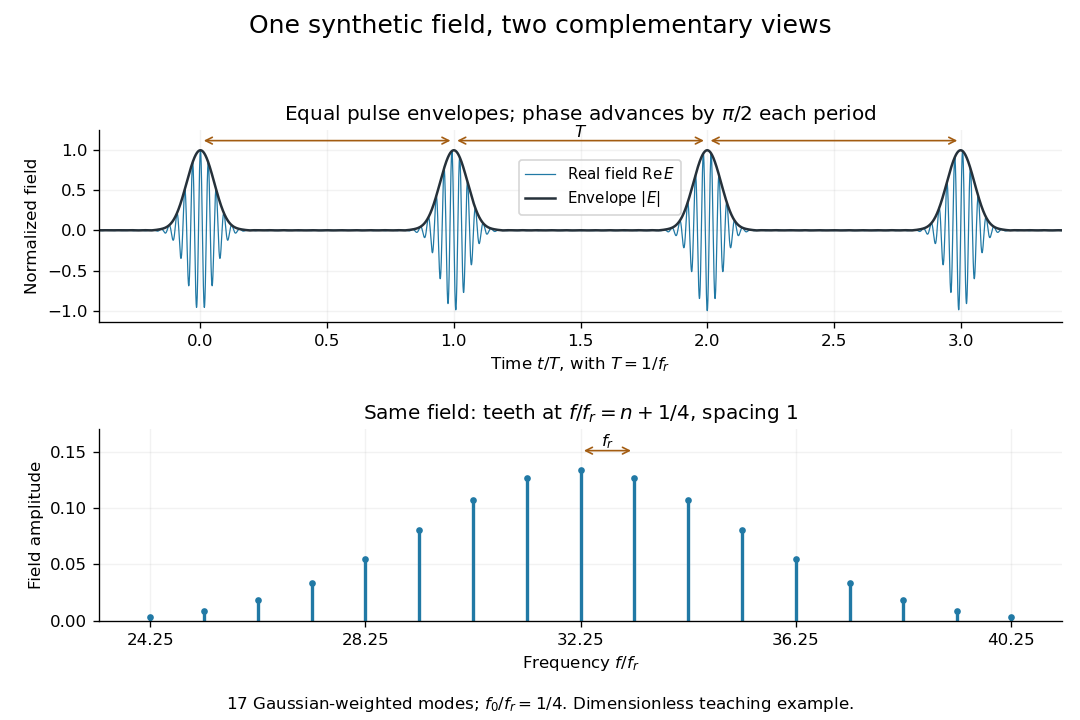

Source code (Python):
"""Original finite-mode comb, not measured data.

Python 3.14; matplotlib 3.10.7; numpy 2.3.5. Run from _media.
"""
from pathlib import Path

import matplotlib.pyplot as plt
import numpy as np


def main():
    n = np.arange(24, 41)
    amplitudes = np.exp(-.5*((n-32)/3)**2)
    amplitudes /= amplitudes.sum()
    q = np.linspace(-.4, 3.4, 16000)
    field = amplitudes @ np.exp(2j*np.pi*(n[:, None]+.25)*q)
    fig, axes = plt.subplots(2, 1, figsize=(9, 6), dpi=120, facecolor="white")
    ax, spectrum = axes
    ax.plot(q, field.real, color="#2179a5", lw=.75, label=r"Real field $\mathrm{Re}\,E$")
    ax.plot(q, np.abs(field), color="#26313a", lw=1.5, label=r"Envelope $|E|$")
    ax.set(xlim=(-.4, 3.4), ylim=(-1.14, 1.25), xlabel=r"Time $t/T$, with $T=1/f_r$",
           ylabel="Normalized field")
    ax.set_title(r"Equal pulse envelopes; phase advances by $\pi/2$ each period", fontsize=12)
    ax.legend(loc="center", bbox_to_anchor=(.52, .70), fontsize=9)
    for k in range(3):
        ax.annotate("", xy=(k+1, 1.12), xytext=(k, 1.12),
                    arrowprops=dict(arrowstyle="<->", color="#a35c11", lw=1))
    ax.text(1.5, 1.16, r"$T$", ha="center", fontsize=10)
    spectrum.vlines(n+.25, 0, amplitudes, color="#2179a5", lw=2)
    spectrum.plot(n+.25, amplitudes, "o", color="#2179a5", ms=3)
    spectrum.set(xlim=(23.3, 41.2), ylim=(0, .17), xlabel=r"Frequency $f/f_r$",
                 ylabel="Field amplitude")
    spectrum.set_xticks([24.25, 28.25, 32.25, 36.25, 40.25])
    spectrum.set_title(r"Same field: teeth at $f/f_r=n+1/4$, spacing $1$", fontsize=12)
    spectrum.annotate("", xy=(33.25, .151), xytext=(32.25, .151),
                      arrowprops=dict(arrowstyle="<->", color="#a35c11"))
    spectrum.text(32.75, .155, r"$f_r$", ha="center", fontsize=10)
    for axis in axes:
        axis.spines[["top", "right"]].set_visible(False)
        axis.grid(alpha=.16)
    fig.suptitle("One synthetic field, two complementary views", fontsize=15, y=.98)
    fig.text(.5, .015, r"17 Gaussian-weighted modes; $f_0/f_r=1/4$. Dimensionless teaching example.",
             ha="center", fontsize=10)
    fig.tight_layout(rect=(0, .04, 1, .94), h_pad=1.7)
    fig.savefig(Path(__file__).stem+".png", facecolor="white")
    plt.close(fig)


if __name__ == "__main__":
    main()
